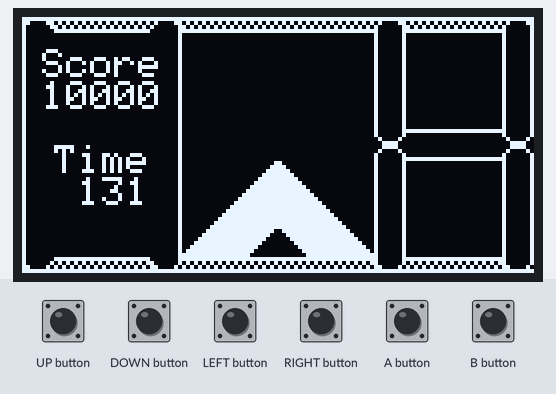
A sketch run on a simulated Arduboy, built with avr-gcc and run on an emulated ATmega32U4. Shown: 128×64 one-colour display. Inputs (shaded band) come from the test bench. Random numbers use the default seed unless the sketch sets one.

Above: at 0.79 s.
1.3 s: UP button pressed for 0.15 s
At 1.72 s:
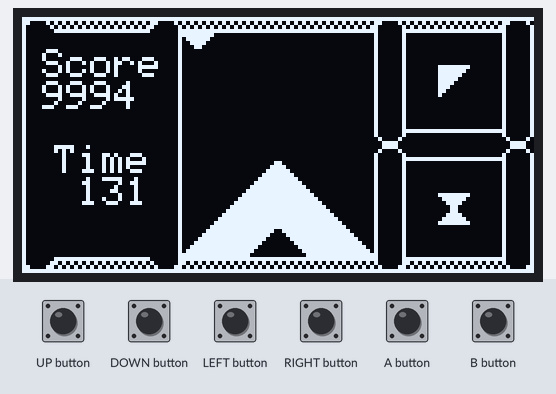
2.0 s: DOWN button pressed for 0.15 s
At 2.64 s:
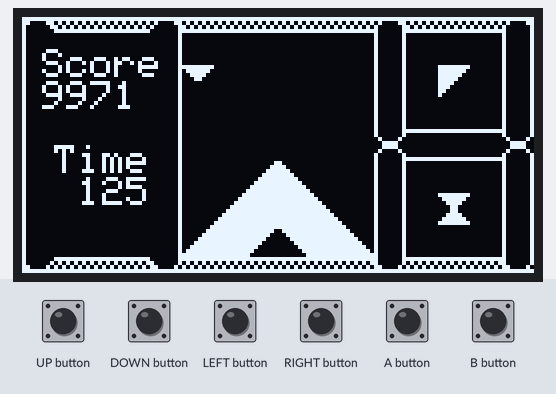
2.7 s: UP button pressed for 1 s
At 3.61 s:
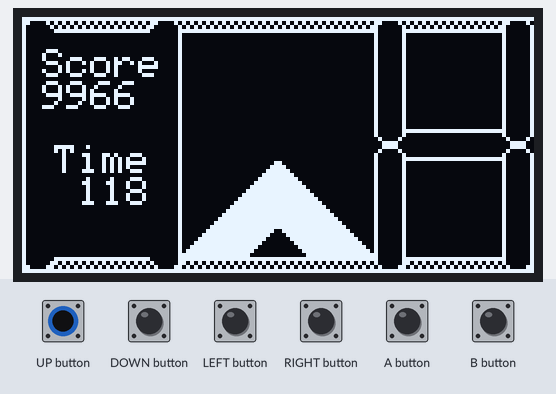
4.3 s: UP button pressed for 0.15 s
At 4.63 s:
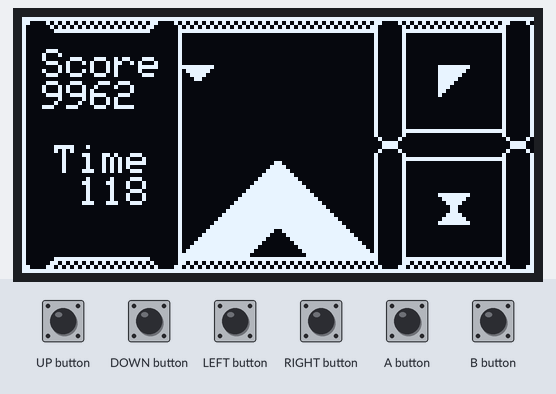
5.0 s: RIGHT button pressed for 0.15 s
At 5.24 s:
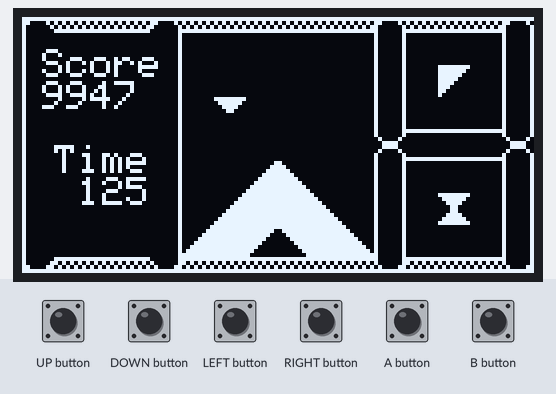
5.7 s: DOWN button pressed for 0.15 s
At 6.16 s:
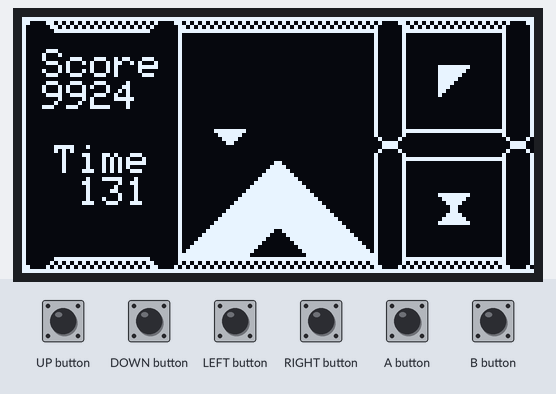

The sketch:

Blocktoidz.ino
```cpp
#include <Arduboy2.h>
#include <ArduboyPlaytune.h>
#include "Sprites.h"
#include "Levels.h"
#include "Tunes.h"
#define gray 1
Arduboy2 arduboy;
ArduboyPlaytune tunes(arduboy.audio.enabled);

boolean gameOver;
boolean paused = true;

unsigned char screen = 1;
unsigned char frames = 0;
unsigned char levelNum = 0;
unsigned char preview = 0;
unsigned char store = 0;
unsigned long score = 10000;

int scoreAcc;
struct Block;
struct Level;


static boolean collides(unsigned char,unsigned char);
static void drawBlock(char, char, unsigned char);
static unsigned char getBlock(int,int,Level*);
static unsigned char resetBlock();
static void runGameOver();

struct Level{
  static const unsigned char x = 5*8;
  static const unsigned char y = 4;
  static const unsigned char block_width = 6;
  static const unsigned char block_height = 7;
  unsigned char breaker = 0;
  unsigned char blocks[block_height][block_width];

  //for some reason using progmem with the levels causes corruption
  void loadLevel(const unsigned char (*level)[block_height*block_width]){
    int acc=0;
    int check=0;
    breaker = 0;
    for(int y = 0; y < block_height;y++){
      for(int x = 0; x < block_width;x++){
        check+= (*level)[acc];
        blocks[(block_height-1)-y][x] = (*level)[acc];
        acc++;
      }
      if(check!=0)breaker++;
      check = 0;
    }
    breaker--;
  }
  void clearLevel(){
    for(int y = 0; y < block_height;y++)
      for(int x = 0; x < block_width;x++)
        blocks[y][x] = 0;
  }
} level;

struct Block{
  unsigned char x = 0;
  unsigned char y = level.block_height-1;
  unsigned char shape;
  unsigned char tris;
  unsigned char block_speed = 60;
  char cooldown = block_speed;
  void rotate(){
      unsigned char rotated = shape&B_SOLID;
      rotated += rotated;
      if((rotated>B_SOLID)!=0){rotated++;}
      shape=(rotated&B_SOLID);
}
  void try_rotate(Level *level){
        rotate();
        if(collides(shape,getBlock(x,y,level)))rotate();
        if(collides(shape,getBlock(x,y,level)))rotate();
        if(collides(shape,getBlock(x,y,level)))rotate();
        if(collides(shape,getBlock(x,y,level)))rotate();
    }
  void placeBlock(Level *level){

     if((y>=(level->block_height))){
        runGameOver();

     }
     else{
      tunes.playScore(blop);
        level->blocks[y][x] |= shape;
        y =level->block_height-1;
      }
  }
  void draw(){
      drawBlock(x*8+level.x,y*8+level.y,shape);
    }
} focused;


static void runGameOver(){
  tunes.stopScore();
  tunes.playScore(music);
  gameOver = true;
  paused = true;
  score =score * (levelNum+1);
  }
static unsigned char resetBlock(){
  unsigned char shape = 0;
  unsigned char tris = 0;
   do{
    if(random(0,1)==0){
        shape |= B_TOP;
        tris++;
    }
    if(random(0,3)==0){
        shape |= B_RIGHT;
        tris++;
    }
    if(random(0,3)==0&&tris!=2){
        shape |= B_BOTTOM;
        tris++;
    }
    if(random(0,3)==0&&tris!=2){
        shape |= B_LEFT;
    }
  }
  while(shape==0);
  return shape;
}

static boolean collides(unsigned char shape1,unsigned char shape2){
  if(((shape1&B_SOLID)&(shape2&B_SOLID))==0)return false;
  return true;
}
static unsigned char getBlock(int x, int y,Level* level){
    if(x<0||y<0||(x>=level->block_height-1))return B_SOLID;
    if(y>=level->block_height)return 0;
    return level->blocks[y][x];
}
static void drawBlock(char x, char y,unsigned char shape){
    y = 7*8-y;
    if((shape&B_SOLID)==B_SOLID){
      arduboy.drawBitmap(x,y,solid,8,1);
    }
    else{
     // if(((shape&B_BOTTOM)==0)||((shape&B_RIGHT)==0)){
     //   arduboy.drawBitmap(x,y,empty[frames&gray],8,1);
      //}
      if((shape&B_TOP)!=0){
        arduboy.drawBitmap(x,y,top   ,8,1);
      }
      if((shape&B_BOTTOM)!=0){
        arduboy.drawBitmap(x,y,bottom,8,1);
      }
      if((shape&B_LEFT)!=0){
        arduboy.drawBitmap(x,y,left  ,8,1);
      }
      if((shape&B_RIGHT)!=0){
        arduboy.drawBitmap(x,y,right ,8,1);
      }
    }
}

  static void removeRow(Level *level,unsigned char v){
    tunes.playScore(poot);
    if(v < level->breaker)level->breaker--;
    if(level->breaker == 0){
      focused.block_speed = 60;
      focused.cooldown = 120;
      tunes.playScore(win);
      //paused = true;
      levelNum++;
      level->loadLevel(&breakers[levelNum]);
      return;
      }
    focused.block_speed-=3;
    for(int y = v; y < level->block_height; y++){
      for(int x = 0; x < level->block_width;x++){
        if((y+1)<level->block_height)
          level->blocks[y][x]=level->blocks[y+1][x];
        else
          level->blocks[y][x]=0;
      }
    }
  }
  static void drawLevel(Level *level){
    for(int y = 0; y < level->block_height;y++){
      unsigned char completed = 0;
        for(int x = 0; x < level->block_width;x++){
          unsigned char block =  level->blocks[y][x];
          if((block&B_SOLID)==B_SOLID)completed++;
          drawBlock(level->x+(x*8),level->y+(y*8),block);
          if(completed==level->block_width)removeRow(level,y);
        }
      }
  }
void updateGame(){
    arduboy.pollButtons();
    if(arduboy.justPressed(UP_BUTTON)){
      tunes.playScore(poot);
      paused^=true;
    }
    if(!paused){
      if(arduboy.pressed(DOWN_BUTTON)){
        if(arduboy.justPressed(DOWN_BUTTON))tunes.playScore(blop);
        focused.cooldown-=2;
        if((getBlock(focused.x,focused.y,&level)&B_SOLID)!=0){
          focused.placeBlock(&level);
            focused.shape = preview;
            preview = resetBlock();
        }
      }
      if(arduboy.justPressed(LEFT_BUTTON)){
        if(!collides(focused.shape,getBlock(focused.x-1,focused.y,&level))){
          tunes.playScore(blop);
          focused.x--;
        }
      }
      if(arduboy.justPressed(RIGHT_BUTTON)){
        tunes.playScore(blop);
        if(!collides(focused.shape,getBlock(focused.x+1,focused.y,&level)))focused.x++;
      }
      if(arduboy.justPressed(A_BUTTON)){
        tunes.playScore(blop);
        focused.try_rotate(&level);
      }
      if(arduboy.justPressed(B_BUTTON)){
        tunes.playScore(blop);
        unsigned char tmp = preview;
        preview = store;
        store = tmp;

      }
      else{
        //update the block
        if(focused.cooldown<=0){
          focused.cooldown = focused.block_speed;
            if(!collides(focused.shape,getBlock(focused.x,focused.y-1,&level))){
              focused.y--;
            }
            else{

              focused.placeBlock(&level);
              focused.shape = preview;
              preview = resetBlock();

            }
        }
        focused.cooldown--;
        if(frames&gray)score--;
        if(score == 0)runGameOver();
      }
    }

    if(levelNum == levels){runGameOver();}
}
void runGame(){
  if(!gameOver)updateGame();
  if(!paused){
  focused.draw();
  //draw preview like ass untill i implement big blocks
  drawBlock(8*13,8*5+4,preview);
  //draw stored also like ass
  drawBlock(8*13,8*1+4,store);

  }
  drawLevel(&level);
  //draw top and bottom borders
  for(int i = 0; i < 16 ; i+=3){
      if(i==0||i==4||i==11||i==15){
        arduboy.drawBitmap((8*i),0,crossTop    [frames&gray],8,1);
        arduboy.drawBitmap((8*i),60,crossBottom[frames&gray],8,1);
        i++;
      }
      arduboy.drawBitmap((8*i),0,border [frames&gray],8*3,1);
      arduboy.drawBitmap((8*i),60,border[frames&gray],8*3,1);
  }
  for(int i = 0; i < 8 ; i++){
        //arduboy.drawBitmap(15*8,i*8,column,8,1);
  }
  arduboy.drawBitmap(11*8,3*8+4,crossMid,8,1);
  arduboy.drawBitmap(15*8,3*8+4,crossMid,8,1);
  //line that shit up makes the H lines around the preview/stored blocks
 //no clue if drawing bitmaps is better but this method works
  arduboy.drawLine(11*8,3,11*8,(8*3)+4,WHITE);
  arduboy.drawLine(12*8-1,3,12*8-1,(8*3)+4,WHITE);
  arduboy.drawLine(11*8,8*4+3,11*8,(8*7)+4,WHITE);
  arduboy.drawLine(12*8-1,8*4+3,12*8-1,(8*7)+4,WHITE);
  arduboy.drawLine(15*8,3,15*8,(8*3)+4,WHITE);
  arduboy.drawLine(16*8-1,3,16*8-1,(8*3)+4,WHITE);
  arduboy.drawLine(15*8,8*4+3,15*8,(8*7)+4,WHITE);
  arduboy.drawLine(16*8-1,8*4+3,16*8-1,(8*7)+4,WHITE);
  arduboy.drawLine(12*8,3*8+4,15*8,3*8+4,WHITE);
  arduboy.drawLine(12*8,4*8+3,15*8,4*8+3,WHITE);
  //
  arduboy.drawLine(0,0,0,64,WHITE);
  arduboy.drawLine(5*8-1,3,5*8-1,60,WHITE);
      //draw UI data
  //writing tt seems to murder the performance so ill probably
  //replace this all with bitmaps too
  arduboy.setCursor(5,8);
  arduboy.print(F("Score"));
  arduboy.setCursor(5,16);
  arduboy.print(score);

  arduboy.setCursor(8,32);
  arduboy.print(F("Time"));
  arduboy.setCursor(14,40);
  arduboy.print(arduboy.cpuLoad());
}
void setup() {
  arduboy.begin();
  arduboy.setFrameRate(60);
  arduboy.clear();
  arduboy.display();

  tunes.initChannel(PIN_SPEAKER_1);
  #ifndef AB_DEVKIT
    tunes.initChannel(PIN_SPEAKER_2);
  #else
    tunes.initChannel(PIN_SPEAKER_1);
    tunes.toneMutesScore(true);
  #endif
  arduboy.initRandomSeed();
  level.loadLevel(&breakers[levelNum]);
  focused.shape = resetBlock();
  preview = resetBlock();
  store = resetBlock();
}
void loop() {
  if (!(arduboy.nextFrame()))
    return;
  frames++;
  arduboy.clear();
  switch(screen){
    case 0:
      //runMenu();
      break;
    case 1:
      runGame();
      break;

  }
  //random(0,3);
  arduboy.display();
}
```

Levels.h
```cpp
const unsigned char levels = 1;
  const unsigned char breakers  [][7*6] = {
     {
     255-B_SOLID, 0, 0, 0, 0, 0,
     0, 0, 0, 0, 0, 0,
     0, 0, 0, 0, 0, 0,
     0, 0, 0, 0, 0, 0,
     0, 0, B_BOTTOM|B_RIGHT, B_BOTTOM|B_LEFT,0, 0,
     0, B_BOTTOM|B_RIGHT, B_SOLID, B_SOLID, B_BOTTOM|B_LEFT,0,
     B_BOTTOM|B_RIGHT, B_SOLID,B_TOP|B_LEFT,B_TOP|B_RIGHT, B_SOLID, B_BOTTOM|B_LEFT,
     },
     {0, 0, 0, 0, 0, 0,
     0, 0, 0, 0, 0, 0,
     0, 0, B_BOTTOM|B_RIGHT, B_BOTTOM|B_LEFT, B_SOLID-B_TOP, 0,
     0, B_BOTTOM|B_RIGHT, B_SOLID, B_SOLID, B_SOLID, 0,
     B_BOTTOM|B_RIGHT, B_SOLID, B_SOLID, B_SOLID, B_SOLID, B_LEFT|B_BOTTOM,
     0, B_SOLID,0, B_SOLID, B_SOLID, 0,
     0, B_SOLID,0, B_SOLID, B_SOLID, 0,
     },

     {
     0, 0, 0, 0, 0, 0,
     0, 0, 0, 0, 0, 0,
     0, 0, B_BOTTOM|B_RIGHT, B_BOTTOM|B_LEFT, 0, 0,
     0, B_RIGHT, B_SOLID-B_RIGHT, B_SOLID-B_LEFT, B_LEFT, 0,
     0, 0, B_SOLID,B_SOLID, 0, 0,
     0, B_BOTTOM|B_LEFT,B_SOLID-B_LEFT,B_SOLID-B_RIGHT, B_BOTTOM|B_RIGHT, 0,
     B_BOTTOM|B_RIGHT,B_SOLID, B_SOLID, B_SOLID,B_SOLID,B_LEFT|B_BOTTOM,
     },
     //just an arrow to point to the score lewl
     {
     0, B_BOTTOM|B_RIGHT, 0, 0, 0, 0,
     B_BOTTOM|B_RIGHT, B_SOLID, B_SOLID, B_SOLID, B_SOLID, 0,
     B_TOP|B_RIGHT, B_SOLID,B_SOLID, B_SOLID, B_SOLID, 0,
     0, B_TOP|B_RIGHT, 0, 0, 0, 0,
     0, 0, 0, 0, 0, 0,
     0, 0, 0, 0, 0, 0,
     0, 0, 0, 0, 0, 0,

     },
};
```

Sprites.h
```cpp
const unsigned char B_TOP = 1;
const unsigned char B_RIGHT = 2;
const unsigned char B_BOTTOM = 4;
const unsigned char B_LEFT = 8;
const unsigned char B_SOLID = B_TOP|B_BOTTOM|B_LEFT|B_RIGHT;

 const unsigned char empty [][8] PROGMEM = {
    {
      0b10000000,
      0b00000000,
      0b10000000,
      0b00000000,
      0b10000000,
      0b00000000,
      0b10000000,
      0b01010101
    },

    {
      0b00000000,
      0b10000000,
      0b00000000,
      0b10000000,
      0b00000000,
      0b10000000,
      0b00000000,
      0b10101010
    }
};

 const unsigned char solid [8] PROGMEM = {
    0b11111111,
    0b11111111,
    0b11111111,
    0b11111111,
    0b11111111,
    0b11111111,
    0b11111111,
    0b11111111
};

 const unsigned char top [8] PROGMEM = {
    0b00000001,
    0b00000011,
    0b00000111,
    0b00001111,
    0b00001111,
    0b00000111,
    0b00000011,
    0b00000001
};
 const unsigned char right [8] PROGMEM = {
    0b00000000,
    0b00000000,
    0b00000000,
    0b00000000,
    0b00011000,
    0b00111100,
    0b01111110,
    0b11111111
};
 const unsigned char bottom [8] PROGMEM = {
    0b10000000,
    0b11000000,
    0b11100000,
    0b11110000,
    0b11110000,
    0b11100000,
    0b11000000,
    0b10000000
};
 const unsigned char left [8] PROGMEM = {
    0b11111111,
    0b01111110,
    0b00111100,
    0b00011000,
    0b00000000,
    0b00000000,
    0b00000000,
    0b00000000
};
const unsigned char border [2][8*3] PROGMEM = {
    {
    0b00001011,
    0b00001101,
    0b00001011,
    0b00001101,
    0b00001011,
    0b00001101,
    0b00001011,
    0b00001101,
    0b00001011,
    0b00001101,
    0b00001011,
    0b00001101,
    0b00001011,
    0b00001101,
    0b00001011,
    0b00001101,
    0b00001011,
    0b00001101,
    0b00001011,
    0b00001101,
    0b00001011,
    0b00001101,
    0b00001011,
    0b00001101,
    },

   {0b00001101,
    0b00001011,
    0b00001101,
    0b00001011,
    0b00001101,
    0b00001011,
    0b00001101,
    0b00001011,
    0b00001101,
    0b00001011,
    0b00001101,
    0b00001011,
    0b00001101,
    0b00001011,
    0b00001101,
    0b00001011,
    0b00001101,
    0b00001011,
    0b00001101,
    0b00001011,
    0b00001101,
    0b00001011,
    0b00001101,
    0b00001011,
    },

  };

const unsigned char crossBottom [2][8] PROGMEM = {
    {
    0b00001010,
    0b00001100,
    0b00001000,
    0b00001000,
    0b00001000,
    0b00001000,
    0b00001100,
    0b00001110,
    },
    {
    0b00001110,
    0b00001100,
    0b00001000,
    0b00001000,
    0b00001000,
    0b00001000,
    0b00001100,
    0b00001010,
    },

  };

const unsigned char crossTop [2][8] PROGMEM = {
    {
    0b00000111,
    0b00000011,
    0b00000001,
    0b00000001,
    0b00000001,
    0b00000001,
    0b00000011,
    0b00000101,
    },
    {
    0b00000101,
    0b00000011,
    0b00000001,
    0b00000001,
    0b00000001,
    0b00000001,
    0b00000011,
    0b00000111,
    },

  };

  const unsigned char crossMid [8] PROGMEM = {
    0b01000010,
    0b00100100,
    0b00011000,
    0b00011000,
    0b00011000,
    0b00011000,
    0b00100100,
    0b01000010,

  };
```

Source omitted: Tunes.h (data table, 48772 bytes)
